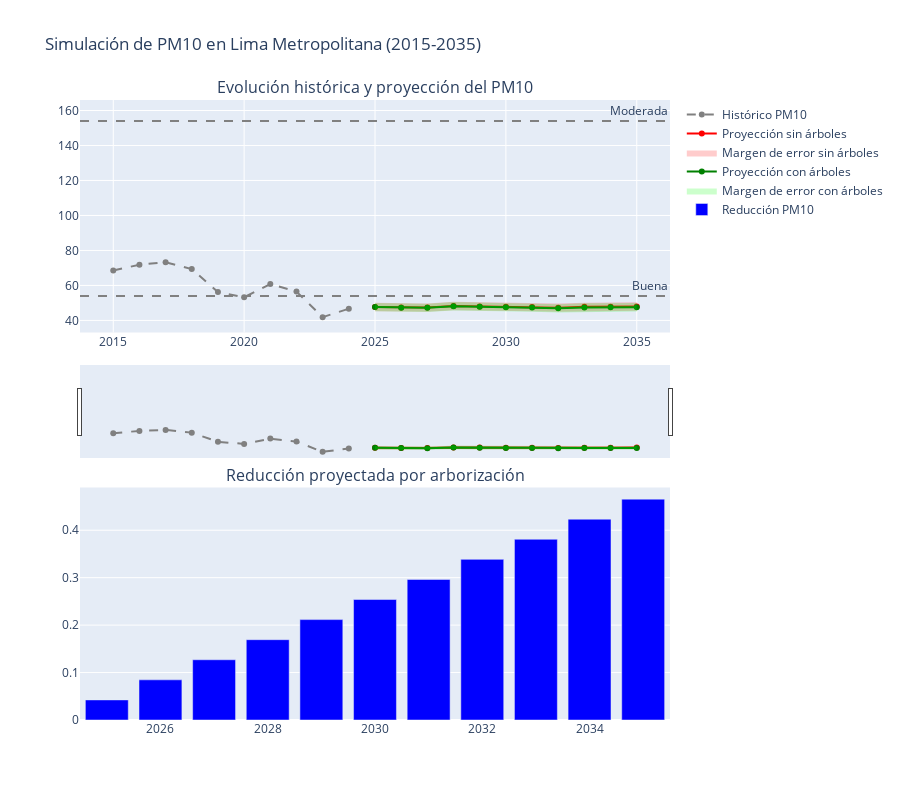

Notebook code for this chart:
### Code cell
# Crear datos para predicción
df_prediccion = crear_datos_prediccion(2025, 2035)

# Realizar simulación
pred_base, pred_arboles, arboles_acumulados = simular_escenarios(df_prediccion)

# Crear visualización
fig = make_subplots(rows=2, cols=1,
                    subplot_titles=('Evolución histórica y proyección del PM10',
                                  'Reducción proyectada por arborización'))

# Añadir datos históricos
fig.add_trace(
    go.Scatter(x=list(historico_pm10.keys()),
               y=list(historico_pm10.values()),
               name='Histórico PM10',
               line=dict(color='gray', dash='dash')),
    row=1, col=1
)

# Procesar resultados por año con margen de error
resultados = []
margen_error = 0.05  # 5% de margen de error

for año in range(2025, 2036):
    mask_año = df_prediccion['AÑO'] == año
    pm10_sin_arboles = np.mean(pred_base[mask_año])
    pm10_con_arboles = np.mean(pred_arboles[mask_año])
    
    # Calcular márgenes de error
    error_sin_arboles = pm10_sin_arboles * margen_error
    error_con_arboles = pm10_con_arboles * margen_error
    
    resultados.append({
        'Año': año,
        'PM10_Sin_Arboles': pm10_sin_arboles,
        'PM10_Sin_Arboles_Min': pm10_sin_arboles - error_sin_arboles,
        'PM10_Sin_Arboles_Max': pm10_sin_arboles + error_sin_arboles,
        'PM10_Con_Arboles': pm10_con_arboles,
        'PM10_Con_Arboles_Min': pm10_con_arboles - error_con_arboles,
        'PM10_Con_Arboles_Max': pm10_con_arboles + error_con_arboles,
        'Reduccion': pm10_sin_arboles - pm10_con_arboles,
        'Arboles_Acumulados': arboles_acumulados[año]
    })

resultados_df = pd.DataFrame(resultados)

# Añadir líneas de predicción con bandas de error
fig.add_trace(
    go.Scatter(x=resultados_df['Año'],
               y=resultados_df['PM10_Sin_Arboles'],
               name='Proyección sin árboles',
               line=dict(color='red')),
    row=1, col=1
)

# Añadir banda de error para proyección sin árboles
fig.add_trace(
    go.Scatter(
        x=resultados_df['Año'].tolist() + resultados_df['Año'].tolist()[::-1],
        y=resultados_df['PM10_Sin_Arboles_Max'].tolist() + resultados_df['PM10_Sin_Arboles_Min'].tolist()[::-1],
        fill='toself',
        fillcolor='rgba(255,0,0,0.2)',
        line=dict(color='rgba(255,0,0,0)'),
        name='Margen de error sin árboles',
        showlegend=True
    ),
    row=1, col=1
)

fig.add_trace(
    go.Scatter(x=resultados_df['Año'],
               y=resultados_df['PM10_Con_Arboles'],
               name='Proyección con árboles',
               line=dict(color='green')),
    row=1, col=1
)

# Añadir banda de error para proyección con árboles
fig.add_trace(
    go.Scatter(
        x=resultados_df['Año'].tolist() + resultados_df['Año'].tolist()[::-1],
        y=resultados_df['PM10_Con_Arboles_Max'].tolist() + resultados_df['PM10_Con_Arboles_Min'].tolist()[::-1],
        fill='toself',
        fillcolor='rgba(0,255,0,0.2)',
        line=dict(color='rgba(0,255,0,0)'),
        name='Margen de error con árboles',
        showlegend=True
    ),
    row=1, col=1
)

# Añadir barras de reducción
fig.add_trace(
    go.Bar(x=resultados_df['Año'],
           y=resultados_df['Reduccion'],
           name='Reducción PM10',
           marker_color='blue'),
    row=2, col=1
)

# Añadir líneas de referencia para categorías de calidad del aire
categorias = {
    'Buena': 54,
    'Moderada': 154
}

for categoria, valor in categorias.items():
    fig.add_hline(y=valor, line_dash="dash", line_color="gray",
                  annotation_text=categoria, row=1, col=1)

# Actualizar diseño
fig.update_layout(
    title='Simulación de PM10 en Lima Metropolitana (2015-2035)',
    height=800,
    showlegend=True,
    xaxis=dict(rangeslider=dict(visible=True))
)

fig.show()

### Figure 1 — Plotly figure (JSON) as saved in the notebook; plotly's stock layout.template omitted (floating-point values rounded to 4 significant figures)
{"data": [{"line": {"color": "gray", "dash": "dash"}, "name": "Histórico PM10", "type": "scatter", "x": [2015, 2016, 2017, 2018, 2019, 2020, 2021, 2022, 2023, 2024], "xaxis": "x", "y": [68.51, 71.85, 73.25, 69.36, 56.26, 53.22, 60.8, 56.51, 41.89, 46.72], "yaxis": "y"}, {"line": {"color": "red"}, "name": "Proyección sin árboles", "type": "scatter", "x": [2025, 2026, 2027, 2028, 2029, 2030, 2031, 2032, 2033, 2034, 2035], "xaxis": "x", "y": [47.65, 47.4, 47.33, 48.26, 48.0, 47.77, 47.65, 47.27, 47.77, 47.89, 48.0], "yaxis": "y"}, {"fill": "toself", "fillcolor": "rgba(255,0,0,0.2)", "line": {"color": "rgba(255,0,0,0)"}, "name": "Margen de error sin árboles", "showlegend": true, "type": "scatter", "x": [2025, 2026, 2027, 2028, 2029, 2030, 2031, 2032, 2033, 2034, 2035, 2035, 2034, 2033, 2032, 2031, 2030, 2029, 2028, 2027, 2026, 2025], "xaxis": "x", "y": [50.04, 49.77, 49.7, 50.67, 50.4, 50.16, 50.04, 49.64, 50.16, 50.28, 50.4, 45.6, 45.49, 45.38, 44.91, 45.27, 45.38, 45.6, 45.84, 44.97, 45.03, 45.27], "yaxis": "y"}, {"line": {"color": "green"}, "name": "Proyección con árboles", "type": "scatter", "x": [2025, 2026, 2027, 2028, 2029, 2030, 2031, 2032, 2033, 2034, 2035], "xaxis": "x", "y": [47.61, 47.31, 47.21, 48.09, 47.79, 47.51, 47.36, 46.93, 47.39, 47.46, 47.53], "yaxis": "y"}, {"fill": "toself", "fillcolor": "rgba(0,255,0,0.2)", "line": {"color": "rgba(0,255,0,0)"}, "name": "Margen de error con árboles", "showlegend": true, "type": "scatter", "x": [2025, 2026, 2027, 2028, 2029, 2030, 2031, 2032, 2033, 2034, 2035, 2035, 2034, 2033, 2032, 2031, 2030, 2029, 2028, 2027, 2026, 2025], "xaxis": "x", "y": [49.99, 49.68, 49.57, 50.49, 50.18, 49.89, 49.73, 49.28, 49.76, 49.84, 49.91, 45.16, 45.09, 45.02, 44.59, 44.99, 45.14, 45.4, 45.68, 44.85, 44.95, 45.23], "yaxis": "y"}, {"marker": {"color": "blue"}, "name": "Reducción PM10", "type": "bar", "x": [2025, 2026, 2027, 2028, 2029, 2030, 2031, 2032, 2033, 2034, 2035], "xaxis": "x2", "y": [0.04232, 0.08465, 0.127, 0.1693, 0.2116, 0.2539, 0.2963, 0.3386, 0.3809, 0.4232, 0.4656], "yaxis": "y2"}], "layout": {"annotations": [{"font": {"size": 16}, "showarrow": false, "text": "Evolución histórica y proyección del PM10", "x": 0.5, "xanchor": "center", "xref": "paper", "y": 1, "yanchor": "bottom", "yref": "paper"}, {"font": {"size": 16}, "showarrow": false, "text": "Reducción proyectada por arborización", "x": 0.5, "xanchor": "center", "xref": "paper", "y": 0.375, "yanchor": "bottom", "yref": "paper"}, {"showarrow": false, "text": "Buena", "x": 1, "xanchor": "right", "xref": "x domain", "y": 54, "yanchor": "bottom", "yref": "y"}, {"showarrow": false, "text": "Moderada", "x": 1, "xanchor": "right", "xref": "x domain", "y": 154, "yanchor": "bottom", "yref": "y"}], "height": 800, "shapes": [{"line": {"color": "gray", "dash": "dash"}, "type": "line", "x0": 0, "x1": 1, "xref": "x domain", "y0": 54, "y1": 54, "yref": "y"}, {"line": {"color": "gray", "dash": "dash"}, "type": "line", "x0": 0, "x1": 1, "xref": "x domain", "y0": 154, "y1": 154, "yref": "y"}], "showlegend": true, "title": {"text": "Simulación de PM10 en Lima Metropolitana (2015-2035)"}, "xaxis": {"anchor": "y", "domain": [0, 1], "rangeslider": {"visible": true}}, "xaxis2": {"anchor": "y2", "domain": [0, 1]}, "yaxis": {"anchor": "x", "domain": [0.625, 1]}, "yaxis2": {"anchor": "x2", "domain": [0, 0.375]}}}
